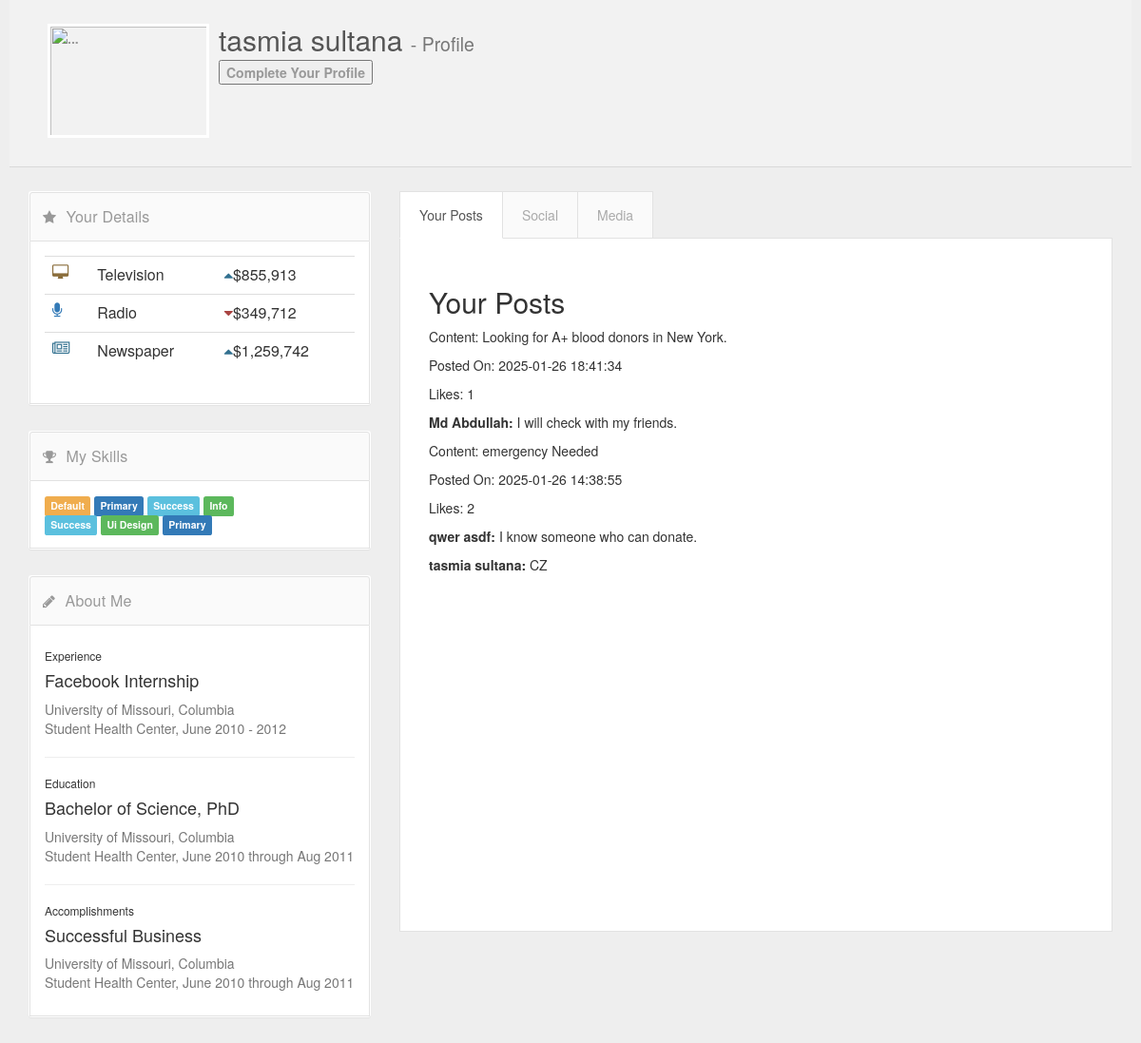
The page /profile.php (signed in) on the database its author committed.
### tables this page shows
CREATE TABLE `users` (
  `userId` int(11) NOT NULL,
  `firstName` varchar(50) DEFAULT NULL,
  `lastName` varchar(50) DEFAULT NULL,
  `userName` varchar(50) DEFAULT NULL,
  `email` varchar(100) DEFAULT NULL,
  `password` varchar(255) DEFAULT NULL,
  `phoneNumber` varchar(15) DEFAULT NULL,
  `dob` date DEFAULT NULL,
  `gender` enum('Male','Female','Other') DEFAULT NULL,
  `bloodType` enum('A+','A-','B+','B-','O+','O-','AB+','AB-') DEFAULT NULL,
  `area` varchar(100) DEFAULT NULL,
  `city` varchar(50) DEFAULT NULL,
  `zipcode` varchar(10) DEFAULT NULL,
  `status` enum('Active','Inactive') DEFAULT NULL,
  `profile_picture` longblob DEFAULT NULL
);

CREATE TABLE `posts` (
  `postId` int(11) NOT NULL,
  `userId` int(11) DEFAULT NULL,
  `content` text DEFAULT NULL,
  `postDate` timestamp NOT NULL DEFAULT current_timestamp()
);

CREATE TABLE `comments` (
  `commentId` int(11) NOT NULL,
  `postId` int(11) DEFAULT NULL,
  `userId` int(11) DEFAULT NULL,
  `content` text DEFAULT NULL,
  `date` timestamp NOT NULL DEFAULT current_timestamp()
);

### profile.php (the view, shortened to what this page needs)
<?php
include './phpFiles/config.php';
$user_email=$_SESSION['email'];
$query = "SELECT userId,firstname,lastname,email,BloodType  FROM users WHERE email = ?";
$stmt = $conn->prepare($query);
$stmt->bind_param("s", $user_email);
$stmt->execute();
$result = $stmt->get_result();
?>
<link href="https://maxcdn.bootstrapcdn.com/font-awesome/4.3.0/css/font-awesome.min.css" rel="stylesheet">
<link rel='stylesheet' href='https://netdna.bootstrapcdn.com/bootstrap/3.3.7/css/bootstrap.min.css'>
<link rel="stylesheet" href="./assets/css/profile.css">
<section id="content" class="container">
    <div class="page-heading">
    <?php
            if ($result->num_rows > 0) {
                $users = $result->fetch_assoc();
            ?>
        <div class="media clearfix">
          <div style="" class="media-left pr30">
            <div class="profile-picture" >
            <img id="profile-pic" class="media-object mw150" src="./phpFiles/get_profile_picture.php" alt="...">
            </div>
          </div>
          <div class="media-body va-m">
            <h2 class="media-heading"><?php echo $users["firstname"] ." ".$users["lastname"] ;?>
              <small> - Profile</small>
            </h2>
            <button onclick="location.href = './phpFiles/updateProfile.php';" id="myButton" class="float-left submit-button" >Complete Your Profile</button>
          </div>
        </div>
    </div>
    <div class="row">
        <div class="col-md-4">
          <div class="panel">
            <div class="panel-heading">
              <span class="panel-icon">
                <i class="fa fa-star"></i>
              </span>
              <span class="panel-title">Your Details</span>
            </div>
            <div class="panel-body pn">
              <table class="table mbn tc-icon-1 tc-med-2 tc-bold-last">
                <tbody>
                  <tr>
                    <td>
                      <span class="fa fa-desktop text-warning"></span>
                    </td>
                    <td>Television</td>
                    <td>
                      <i class="fa fa-caret-up text-info pr10"></i>$855,913</td>
                  </tr>
                  <tr>
                    <td>
                      <span class="fa fa-microphone text-primary"></span>
                    </td>
                    <td>Radio</td>
                    <td>
                      <i class="fa fa-caret-down text-danger pr10"></i>$349,712</td>
                  </tr>
                  <tr>
                    <td>
                      <span class="fa fa-newspaper-o text-info"></span>
                    </td>
                    <td>Newspaper</td>
                    <td>
                      <i class="fa fa-caret-up text-info pr10"></i>$1,259,742</td>
                  </tr>
                </tbody>
              </table>
            </div>
          </div>
          <div class="panel">
            <div class="panel-heading">
              <span class="panel-icon">
                <i class="fa fa-trophy"></i>
              </span>
              <span class="panel-title"> My Skills</span>
            </div>
            <div class="panel-body pb5">
              <span class="label label-warning mr5 mb10 ib lh15">Default</span>
              <span class="label label-primary mr5 mb10 ib lh15">Primary</span>
              <span class="label label-info mr5 mb10 ib lh15">Success</span>
              <span class="label label-success mr5 mb10 ib lh15">Info</span>
              <span class="label label-alert mr5 mb10 ib lh15">Warning</span>
              <span class="label label-system mr5 mb10 ib lh15">Danger</span>
              <span class="label label-info mr5 mb10 ib lh15">Success</span>
              <span class="label label-success mr5 mb10 ib lh15">Ui Design</span>
              <span class="label label-primary mr5 mb10 ib lh15">Primary</span>
            </div>
          </div>
          <div class="panel">
            <div class="panel-heading">
              <span class="panel-icon">
                <i class="fa fa-pencil"></i>
              </span>
              <span class="panel-title">About Me</span>
            </div>
            <div class="panel-body pb5">
              <h6>Experience</h6>
              <h4>Facebook Internship</h4>
              <p class="text-muted"> University of Missouri, Columbia
                <br> Student Health Center, June 2010 - 2012
              </p>
              <hr class="short br-lighter">
              <h6>Education</h6>
              <h4>Bachelor of Science, PhD</h4>
              <p class="text-muted"> University of Missouri, Columbia
                <br> Student Health Center, June 2010 through Aug 2011
              </p>
              <hr class="short br-lighter">
              <h6>Accomplishments</h6>
              <h4>Successful Business</h4>
              <p class="text-muted pb10"> University of Missouri, Columbia
                <br> Student Health Center, June 2010 through Aug 2011
              </p>
            </div>
          </div>
        </div>
        <div class="col-md-8">
          <div class="tab-block">
            <ul class="nav nav-tabs">
              <li class="active">
                <a href="#tab1" data-toggle="tab">Your Posts</a>
              </li>
              <li>
                <a href="#tab1" data-toggle="tab">Social</a>
              </li>
              <li>
                <a href="#tab1" data-toggle="tab">Media</a>
              </li>
            </ul>
            <div class="tab-content p30" style="height: 730px;">
              <?php
            $userId= $users["userId"];
             $sql = "SELECT postId, content, postDate FROM Posts WHERE userId = ? ORDER BY postDate DESC";
$stmt = $conn->prepare($sql);
$stmt->bind_param("i", $userId);
$stmt->execute();
$posts = $stmt->get_result();
echo "<h2>Your Posts</h2>";
while ($post = $posts->fetch_assoc()) {
    echo "<div class='post'>";
    echo "<p>Content: " . htmlspecialchars($post['content']) . "</p>";
    echo "<p>Posted On: " . htmlspecialchars($post['postDate']) . "</p>";
    $likeQuery = "SELECT COUNT(*) AS likeCount FROM Likes WHERE postId = ?";
    $stmt = $conn->prepare($likeQuery);
    $stmt->bind_param("i", $post['postId']);
    $stmt->execute();
    $likeResult = $stmt->get_result();
    $likeData = $likeResult->fetch_assoc();
    echo "<p>Likes: " . $likeData['likeCount'] . "</p>";
    $commentQuery = "SELECT c.content, c.date, u.firstName, u.lastName
                     FROM Comments c
                     JOIN Users u ON c.userId = u.userId
                     WHERE c.postId = ?
                     ORDER BY c.date ASC";
    $stmt = $conn->prepare($commentQuery);
    $stmt->bind_param("i", $post['postId']);
    $stmt->execute();
    $commentResult = $stmt->get_result();
    echo "<div class='comments'>";
    while ($comment = $commentResult->fetch_assoc()) {
        echo "<p><strong>" . htmlspecialchars($comment['firstName']) . " " . htmlspecialchars($comment['lastName']) . ":</strong> " . htmlspecialchars($comment['content']) . "</p>";
    }
    echo "</div>";
    echo "</div>";
}
              ?>
            </div>
          </div>
        </div>
        <?php
         } else {
          echo "User not found.";
      }
        ?>
      </div>
  </section>

### assets/css/profile.css (style rules this page uses)
#profile-pic { height:120px; width: 170px; border: white 3px solid; }
.p30 { padding: 30px !important; }
.page-heading { position: relative; padding: 30px 40px; margin: -25px -20px 25px; border-bottom: 1px solid #d9d9d9; background-color: #f2f2f2; }
.panel { position: relative; margin-bottom: 27px; background-color: #ffffff; border-radius: 3px; }
.panel-body { position: relative; padding: 15px; border: 1px solid #e2e2e2; }
.panel-heading { position: relative; height: 52px; line-height: 49px; letter-spacing: 0.2px; color: #999999; font-size: 15px; font-weight: 400; padding: 0 8px; background: #fafafa; border: 1px solid #e2e2e2; border-top-right-radius: 3px; border-top-left-radius: 3px; }
.panel-heading + .panel-body { border-top: 0; }
.panel-icon { padding-left: 5px; }
.panel-title { padding-left: 6px; margin-top: 0; margin-bottom: 0; }
.media { color: #999999; font-weight: 600; margin-top: 15px; }
.media:first-child { margin-top: 0; }
.media-left, .media > .pull-left { padding-right: 10px; }
.media-left, .media-right, .media-body { display: table-cell; vertical-align: top; }
.media-heading { color: #555555; margin-top: 0; margin-bottom: 5px; }
.tab-block { position: relative; }
.tab-block .tab-content { overflow: auto; position: relative; z-index: 10; min-height: 125px; padding: 16px 12px; border: 1px solid #e2e2e2; background-color: #FFF; }
.tab-block .nav-tabs { position: relative; border: 0; }
.tab-block .nav-tabs > li { float: left; margin-bottom: -1px; }
.tab-block .nav-tabs > li > a { z-index: 9; position: relative; color: #AAA; font-size: 14px; font-weight: 400; padding: 14px 20px; margin-right: -1px; border-color: #e2e2e2; border-radius: 0; background: #fafafa; }
.tab-block .nav-tabs > li:first-child > a { margin-left: 0; }
.tab-block .nav-tabs > li.active > a, .tab-block .nav-tabs > li.active > a:hover, .tab-block .nav-tabs > li.active > a:focus { cursor: default; position: relative; z-index: 12; color: #555555; background: #FFF; border-color: #e2e2e2; border-bottom: 1px solid #FFF; }

### rows shown on the page
users: firstName "tasmia", lastName "sultana"
posts: content "Looking for A+ blood donors in New York.", postDate "2025-01-26 18:41:34", likeCount "1"
comments: userId.firstName "Md", userId.lastName "Abdullah", content "I will check with my friends."
posts: content "emergency Needed", postDate "2025-01-26 14:38:55", likeCount "2"
comments: userId.firstName "qwer", userId.lastName "asdf", content "I know someone who can donate."
comments: userId.firstName "tasmia", userId.lastName "sultana", content "CZ"
